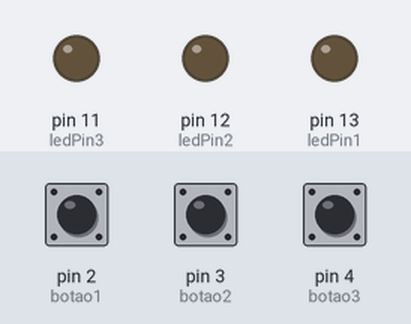
Bench run of a sketch on a simulated Arduino Uno, built with avr-gcc and run on an emulated ATmega328P. On the bench: output pins drawn as LEDs (lit = HIGH). Inputs (shaded band) come from the test bench; at power-on: pin 2 (botao1) LOW, pin 3 (botao2) LOW, pin 4 (botao3) LOW.

Above: at 1.2 s.
1.3 s: pin 2 (botao1) pulled HIGH for 0.15 s
At 1.37 s:
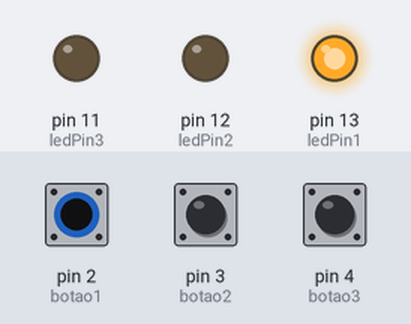
2.9 s: pin 3 (botao2) pulled HIGH for 0.15 s
At 2.97 s:
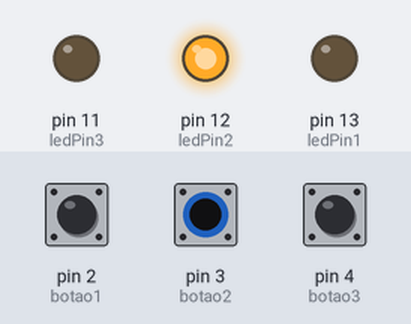
4.5 s: pin 4 (botao3) pulled HIGH for 0.15 s
At 4.57 s:
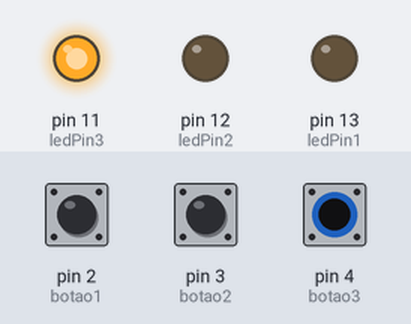
6.1 s: pin 4 (botao3) pulled HIGH for 3.2 s
At 10.5 s:
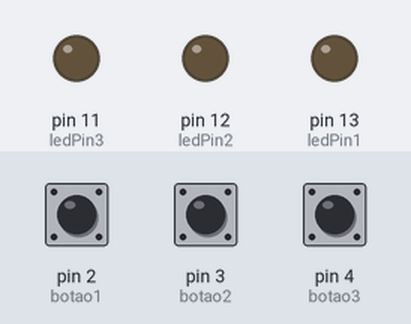
10.8 s: pin 2 (botao1) pulled HIGH for 3.2 s
At 11.8 s:
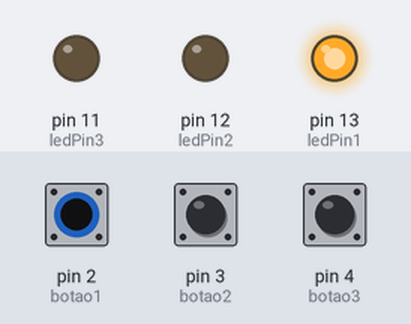
15.5 s: pin 2 (botao1) driven HIGH and pin 3 (botao2) driven HIGH
At 16.6 s:
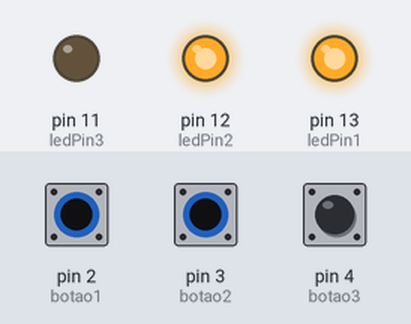
Timing chart, 0 to 18.0 s (numbered marks = the images above; inputs shaded):
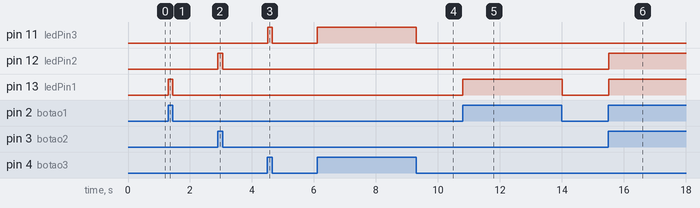

Measured:
- after the input at 1.3 s, pin 13 (ledPin1): LOW → HIGH at once, → LOW 0.15 s later
- after the input at 2.9 s, pin 12 (ledPin2): LOW → HIGH at once, → LOW 0.15 s later
- after the input at 4.5 s, pin 11 (ledPin3): LOW → HIGH at once, → LOW 0.15 s later
- after the input at 6.1 s, pin 11 (ledPin3): LOW → HIGH at once, → LOW 3.2 s later
- after the input at 10.8 s, pin 13 (ledPin1): LOW → HIGH at once, → LOW 3.2 s later
- after the input at 15.5 s, pin 12 (ledPin2), pin 13 (ledPin1): LOW → HIGH at once

The sketch:

3LEDS_E_3BOTOES.ino
```cpp
// EXERCICIO 2
// COPONENTES UTILIZADOS;
//3LEDS, 3BOTOES
//DESCRICAO --CONFORME VC PRECIONAR QUALQUER BOTAO LEDS DE DIFERENTES CORES SAO ACESSOS

int ledPin1 = 13;
int ledPin2 = 12;
int ledPin3 = 11;

int botao1 = 2;
int botao2 = 3;
int botao3 = 4;

int estadodobotao1 = 0;
int estadodobotao2 = 0;
int estadodobotao3 = 0;


void setup (){
  pinMode(ledPin1, OUTPUT);
  pinMode(botao1, INPUT);
  pinMode(ledPin2, OUTPUT);
  pinMode(botao2, INPUT);
  pinMode(ledPin3, OUTPUT);
  pinMode(botao3, INPUT);
}


void loop (){
  estadodobotao1 = digitalRead (botao1);
  estadodobotao2 = digitalRead (botao2);
  estadodobotao3 = digitalRead (botao3);
    if (estadodobotao1 == HIGH){
    digitalWrite (ledPin1, HIGH);
    }
    else{
    digitalWrite (ledPin1, LOW);
    }
     if (estadodobotao2 == HIGH){
    digitalWrite (ledPin2, HIGH);
    }
    else{
    digitalWrite (ledPin2, LOW);
    }
     if (estadodobotao3 == HIGH){
    digitalWrite (ledPin3, HIGH);
    }
    else{
    digitalWrite (ledPin3, LOW);
    }

}
```
